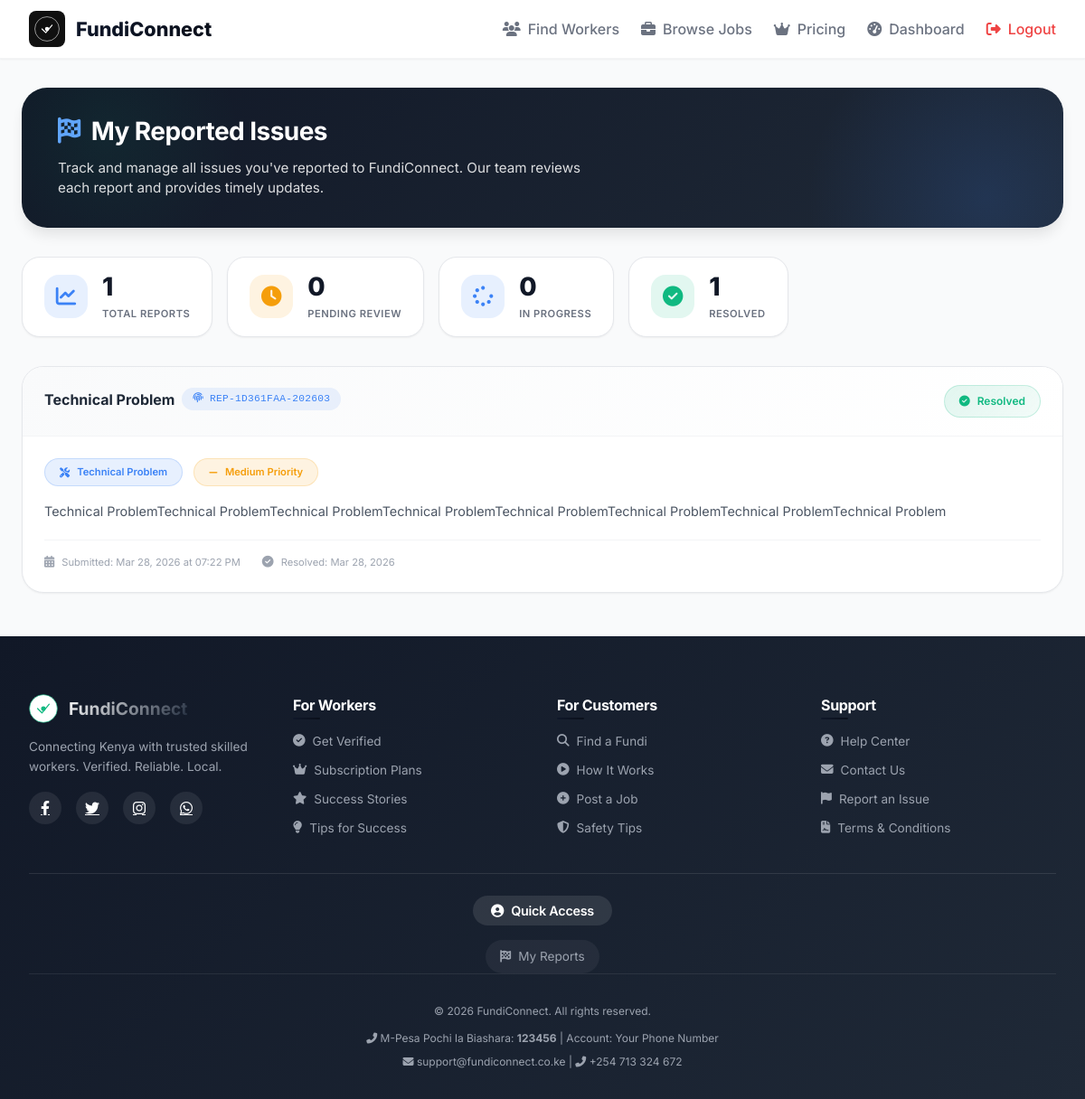
Page /my-reports (signed in) on the committed database.
### models.py (models this page shows, shortened)
class Report(db.Model):
    __tablename__ = 'reports'
    __table_args__ = (
        db.Index('idx_report_status', 'status'),
        db.Index('idx_report_created', 'created_at'),
        db.Index('idx_report_type', 'report_type'),
        db.Index('idx_report_priority', 'priority'),
        db.Index('idx_report_reporter', 'reporter_id'),
        db.Index('idx_report_resolved', 'resolved_at'),
    )
    id = db.Column(db.Integer, primary_key=True)
    reporter_id = db.Column(db.Integer, db.ForeignKey('users.id'), nullable=True, index=True)
    reporter_name = db.Column(db.String(100), nullable=True)
    reporter_email = db.Column(db.String(100), nullable=True)
    reporter_ip = db.Column(db.String(45), nullable=True)
    reporter_user_agent = db.Column(db.String(500), nullable=True)
    report_type = db.Column(db.String(50), nullable=False, index=True)
    issue_title = db.Column(db.String(200), nullable=False)
    description = db.Column(db.Text, nullable=False)
    related_id = db.Column(db.String(100), nullable=True, index=True)
    tracking_id = db.Column(db.String(50), unique=True, nullable=True)
    priority = db.Column(db.String(20), default='medium', index=True)
    is_urgent = db.Column(db.Boolean, default=False)
    escalation_level = db.Column(db.Integer, default=1)
    status = db.Column(db.String(20), default='pending', index=True)
    status_history = db.Column(db.Text, nullable=True)
    resolved_by = db.Column(db.Integer, db.ForeignKey('users.id'), nullable=True)
    resolved_at = db.Column(db.DateTime, nullable=True)
    resolution_notes = db.Column(db.Text, nullable=True)
    resolution_type = db.Column(db.String(50), nullable=True)
    action_taken = db.Column(db.Text, nullable=True)
    action_taken_by = db.Column(db.Integer, db.ForeignKey('users.id'), nullable=True)
    action_taken_at = db.Column(db.DateTime, nullable=True)
    follow_up_required = db.Column(db.Boolean, default=False)
    follow_up_at = db.Column(db.DateTime, nullable=True)
    follow_up_notes = db.Column(db.Text, nullable=True)
    created_at = db.Column(db.DateTime, default=datetime.utcnow, index=True)
    updated_at = db.Column(db.DateTime, default=datetime.utcnow, onupdate=datetime.utcnow)
    viewed_at = db.Column(db.DateTime, nullable=True)
    acknowledged_at = db.Column(db.DateTime, nullable=True)
    reporter = db.relationship('User', foreign_keys=[reporter_id], back_populates='reports')
    resolver = db.relationship('User', foreign_keys=[resolved_by], back_populates='resolved_reports')
    action_taken_user = db.relationship('User', foreign_keys=[action_taken_by])

### app.py (the view)
@app.route('/my-reports')
@login_required
def my_reports():
    try:
        user = get_current_user()
        if not user:
            flash('Please login to view your reports.', 'warning')
            return redirect(url_for('login'))
        reports = Report.query.filter_by(reporter_id=user.id).order_by(Report.created_at.desc()).all()
        return render_template('my_reports.html', reports=reports, user=user)
    except Exception as e:
        logger.error(f"My reports error: {e}")
        logger.error(traceback.format_exc())
        flash('Unable to load your reports. Please try again.', 'danger')
        return redirect(url_for('index'))

### app.py (called while the page is built, shortened)
@app.before_request
def check_suspended_user():
    if 'user_id' in session:
        user = User.query.get(session['user_id'])
    return None

@app.before_request
def check_maintenance_mode():
    settings = load_settings()
    if settings.get('maintenance_mode', False):
        if request.endpoint not in ['maintenance', 'static'] and not session.get('is_admin'):
            return render_template('maintenance.html', message=settings.get('maintenance_message', 'Under maintenance')), 503
    return None

def get_current_user():
    if 'user_id' not in session:
        return None
    return User.query.get(session['user_id'])

def login_required(f):
    @wraps(f)
    def decorated_function(*args, **kwargs):
        if 'user_id' not in session:
            flash('Please login to access this page.', 'warning')
            return redirect(url_for('login'))
        return f(*args, **kwargs)
    return decorated_function

### templates/my_reports.html (shortened to what this page needs)
{% extends "base.html" %}
{% block content %}
<div class="reports-container">
    <div class="reports-header">
        <h1>
            <i class="fas fa-flag-checkered"></i>
            My Reported Issues
        </h1>
        <p>Track and manage all issues you've reported to {{ settings.platform_name }}. Our team reviews each report and provides timely updates.</p>
    </div>
    {% if reports %}
    <div class="reports-stats">
        <div class="stat-card">
            <div class="stat-icon total"><i class="fas fa-chart-line"></i></div>
            <div class="stat-content">
                <div class="stat-value">{{ reports|length }}</div>
                <div class="stat-label">Total Reports</div>
            </div>
        </div>
        <div class="stat-card">
            <div class="stat-icon pending"><i class="fas fa-clock"></i></div>
            <div class="stat-content">
                <div class="stat-value">{{ reports|selectattr('status', 'equalto', 'pending')|list|length }}</div>
                <div class="stat-label">Pending Review</div>
            </div>
        </div>
        <div class="stat-card">
            <div class="stat-icon progress"><i class="fas fa-spinner"></i></div>
            <div class="stat-content">
                <div class="stat-value">{{ reports|selectattr('status', 'equalto', 'in_progress')|list|length }}</div>
                <div class="stat-label">In Progress</div>
            </div>
        </div>
        <div class="stat-card">
            <div class="stat-icon resolved"><i class="fas fa-check-circle"></i></div>
            <div class="stat-content">
                <div class="stat-value">{{ reports|selectattr('status', 'equalto', 'resolved')|list|length }}</div>
                <div class="stat-label">Resolved</div>
            </div>
        </div>
    </div>
    <div class="reports-list">
        {% for report in reports %}
        <div class="report-card">
            <div class="report-header">
                <div class="report-title-section">
                    <div class="report-title">
                        <strong>{{ report.issue_title }}</strong>
                        <span class="report-tracking"><i class="fas fa-fingerprint"></i> {{ report.tracking_id }}</span>
                    </div>
                </div>
                <div class="report-status">
                    <span class="status-badge status-{{ report.status }}">
                        {% if report.status == 'pending' %}
                            <i class="fas fa-clock"></i> Pending Review
                        {% elif report.status == 'in_progress' %}
                            <i class="fas fa-spinner fa-spin"></i> In Progress
                        {% elif report.status == 'resolved' %}
                            <i class="fas fa-check-circle"></i> Resolved
                        {% else %}
                            <i class="fas fa-times-circle"></i> Dismissed
                        {% endif %}
                    </span>
                </div>
            </div>
            <div class="report-body">
                <div class="badge-container">
                    <span class="report-type-badge report-type-{{ report.report_type }}">
                        {% if report.report_type == 'scam' %}<i class="fas fa-shield-alt"></i> Scam Attempt
                        {% elif report.report_type == 'payment' %}<i class="fas fa-money-bill-wave"></i> Payment Issue
                        {% elif report.report_type == 'technical' %}<i class="fas fa-tools"></i> Technical Problem
                        {% elif report.report_type == 'user' %}<i class="fas fa-user-slash"></i> User Misconduct
                        {% elif report.report_type == 'content' %}<i class="fas fa-ban"></i> Inappropriate Content
                        {% elif report.report_type == 'fraud' %}<i class="fas fa-exclamation-triangle"></i> Fraudulent Activity
                        {% elif report.report_type == 'safety' %}<i class="fas fa-shield-virus"></i> Safety Concern
                        {% else %}<i class="fas fa-question-circle"></i> Other Issue{% endif %}
                    </span>
                    <span class="priority-badge priority-{{ report.priority }}">
                        <i class="fas {% if report.priority == 'low' %}fa-arrow-down{% elif report.priority == 'medium' %}fa-minus{% elif report.priority == 'high' %}fa-arrow-up{% else %}fa-exclamation-triangle{% endif %}"></i>
                        {{ report.priority|title }} Priority
                    </span>
                </div>
                <div class="report-description">
                    {{ report.description[:250] }}{% if report.description|length > 250 %}...{% endif %}
                </div>
                <div class="report-meta">
                    <span><i class="fas fa-calendar-alt"></i> Submitted: {{ report.created_at.strftime('%b %d, %Y at %I:%M %p') }}</span>
                    {% if report.resolved_at %}
                    <span><i class="fas fa-check-circle"></i> Resolved: {{ report.resolved_at.strftime('%b %d, %Y') }}</span>
                    {% endif %}
                </div>
            </div>
        </div>
        {% endfor %}
    </div>
    {% endif %}
</div>
{% endblock %}

### static/css/style.css (style rules this page uses)
:root { --primary: #059669; --primary-dark: #047857; --primary-light: #10B981; --primary-soft: rgba(5, 150, 105, 0.1); --primary-glow: rgba(5, 150, 105, 0.2); --secondary: #F59E0B; --secondary-dark: #D97706; --secondary-soft: rgba(245, 158, 11, 0.1); --success: #10B981; --success-dark: #059669; --danger: #EF4444; --danger-dark: #DC2626; --warning: #F59E0B; --info: #3B82F6; --info-dark: #2563EB; --dark: #111827; --dark-soft: #1F2937; --gray-dark: #374151; --gray: #6B7280; --gray-light: #9CA3AF; --light-gray: #F3F4F6; --light: #F9FAFB; --white: #FFFFFF; --shadow-xs: 0 1px 2px 0 rgba(0, 0, 0, 0.03); --shadow-sm: 0 1px 3px 0 rgba(0, 0, 0, 0.05); --shadow: 0 4px 6px -1px rgba(0, 0, 0, 0.05); --shadow-md: 0 6px 12px -4px rgba(0, 0, 0, 0.08); --shadow-lg: 0 12px 24px -8px rgba(0, 0, 0, 0.1); --shadow-xl: 0 20px 32px -12px rgba(0, 0, 0, 0.12); --shadow-2xl: 0 24px 40px -16px rgba(0, 0, 0, 0.15); --radius-xs: 4px; --radius-sm: 8px; --radius: 12px; --radius-lg: 16px; --radius-xl: 20px; --radius-2xl: 24px; --radius-full: 9999px; --space-1: 0.25rem; --space-2: 0.5rem; --space-3: 0.75rem; --space-4: 1rem; --space-5: 1.25rem; --space-6: 1.5rem; --space-8: 2rem; --space-10: 2.5rem; --space-12: 3rem; --space-16: 4rem; --font-sans: 'Inter', -apple-system, BlinkMacSystemFont, 'Segoe UI', Roboto, 'Helvetica Neue', sans-serif; --transition-fast: 0.15s ease; --transition: 0.2s ease; --transition-slow: 0.3s ease; --gradient-primary: linear-gradient(135deg, var(--primary) 0%, var(--primary-dark) 100%); --gradient-dark: linear-gradient(135deg, var(--dark) 0%, #1F2937 100%); }
* { margin: 0; padding: 0; box-sizing: border-box; }
html { scroll-behavior: smooth; -webkit-font-smoothing: antialiased; }
body { font-family: var(--font-sans); color: var(--gray-dark); line-height: 1.5; background: var(--light); overflow-x: hidden; }
h1, h2, h3, h4, h5, h6 { font-weight: 700; line-height: 1.2; letter-spacing: -0.02em; }
h1 { font-size: 3rem; letter-spacing: -0.02em; background: linear-gradient(135deg, var(--dark) 0%, var(--primary) 100%); -webkit-background-clip: text; background-clip: text; color: transparent; }
.stat-value { font-size: 1.5rem; font-weight: 800; color: var(--primary); }
.stat-label { font-size: 0.7rem; color: var(--gray); margin-top: 0.25rem; text-transform: uppercase; letter-spacing: 0.5px; }

### templates/base.html (style rules this page uses)
html { scroll-behavior: smooth; }

### rows in the picture
Report: issue_title "Technical Problem", tracking_id "REP-1D361FAA-202603", status "resolved" (drawn), report_type "technical" (drawn), priority "Medium", description "Technical ProblemTechnical ProblemTechnical ProblemTechnical ProblemTechnical ProblemTechnical ProblemTechnical ProblemTechnical Problem", created_at "Mar 28, 2026 at 07:22 PM", resolved_at "Mar 28, 2026"

### other values in the picture
{{ settings.platform_name }} "FundiConnect"
{{ reports|length }} "1"
{{ reports|selectattr('status', 'equalto', 'pending')|list|length }} "0"
{{ reports|selectattr('status', 'equalto', 'in_progress')|list|length }} "0"
{{ reports|selectattr('status', 'equalto', 'resolved')|list|length }} "1"
{{ settings.mpesa_paybill }} "123456"
{{ settings.contact_email }} "support@fundiconnect.co.ke"
{{ settings.contact_phone }} "+254 713 324 672"
